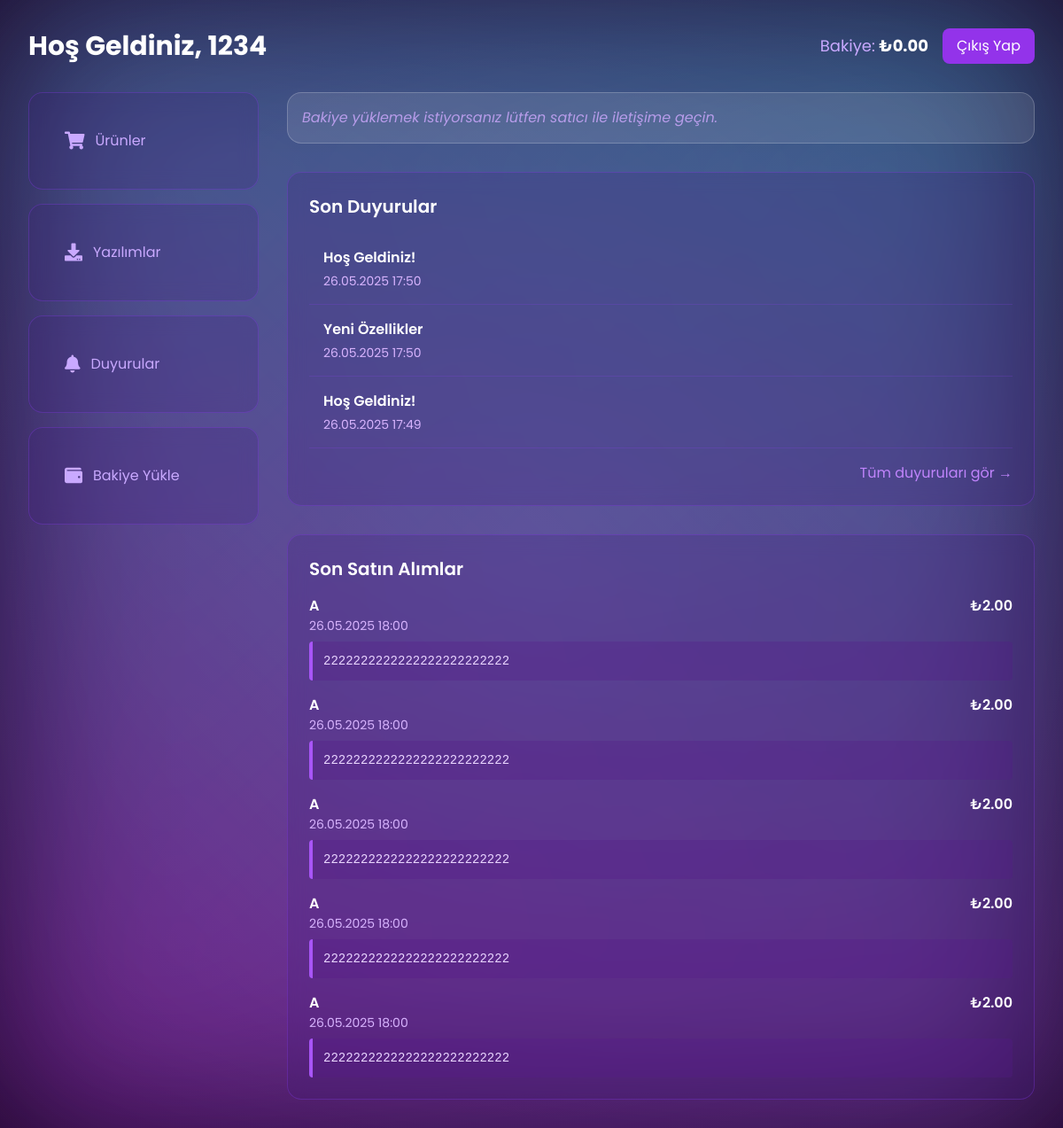
Screenshot of /yeni/user/dashboard.php (signed in) with the database file from the repository.
### tables this page shows
CREATE TABLE users (id INTEGER PRIMARY KEY AUTOINCREMENT, username TEXT NOT NULL UNIQUE, email TEXT NOT NULL UNIQUE, password TEXT NOT NULL, balance DECIMAL(10,2) DEFAULT 0.00, is_admin INTEGER DEFAULT 0, is_banned INTEGER DEFAULT 0, created_at DATETIME DEFAULT CURRENT_TIMESTAMP);

CREATE TABLE announcements (
    id INTEGER PRIMARY KEY AUTOINCREMENT,
    title TEXT NOT NULL,
    content TEXT NOT NULL,
    created_at DATETIME DEFAULT CURRENT_TIMESTAMP
);

CREATE TABLE purchases (
    id INTEGER PRIMARY KEY AUTOINCREMENT,
    user_id INTEGER NOT NULL,
    product_id INTEGER NOT NULL,
    price DECIMAL(10,2) NOT NULL,
    status TEXT NOT NULL,
    created_at DATETIME DEFAULT CURRENT_TIMESTAMP,
    FOREIGN KEY (user_id) REFERENCES users(id),
    FOREIGN KEY (product_id) REFERENCES products(id)
);

CREATE TABLE products (
    id INTEGER PRIMARY KEY AUTOINCREMENT,
    name TEXT NOT NULL,
    description TEXT,
    price DECIMAL(10,2) NOT NULL,
    image_url TEXT,
    announcement_msg TEXT DEFAULT NULL,
    created_at DATETIME DEFAULT CURRENT_TIMESTAMP
);

### yeni/user/dashboard.php (the view, shortened to what this page needs)
<?php
require_once '../config.php';
$username = $_SESSION['username'];
$stmt = $conn->prepare("SELECT balance FROM users WHERE id = ?");
$stmt->execute([$_SESSION['user_id']]);
$balance = $stmt->fetch(PDO::FETCH_ASSOC)['balance'];
$stmt = $conn->query("SELECT * FROM announcements ORDER BY created_at DESC LIMIT 3");
$announcements = $stmt->fetchAll(PDO::FETCH_ASSOC);
$stmt = $conn->prepare("
    SELECT p.*, pr.name as product_name, pr.announcement_msg
    FROM purchases p
    JOIN products pr ON p.product_id = pr.id
    WHERE p.user_id = ?
    ORDER BY p.created_at DESC
    LIMIT 5
");
$stmt->execute([$_SESSION['user_id']]);
$purchases = $stmt->fetchAll(PDO::FETCH_ASSOC);
?>
<!DOCTYPE html>
<html lang="tr">
<head>
    <script src="https://cdn.tailwindcss.com"></script>
    <link
      rel="stylesheet"
      href="https://cdnjs.cloudflare.com/ajax/libs/font-awesome/5.15.4/css/all.min.css"
    />
</head>
<body class="p-8">
    <div class="aurora-container">
        <div class="aurora aurora-1"></div>
        <div class="aurora aurora-2"></div>
    </div>
    <div class="max-w-7xl mx-auto relative z-10">
        <div class="flex justify-between items-center mb-8">
            <h1 class="text-3xl font-bold text-white">
                Hoş Geldiniz, <?php echo htmlspecialchars($username); ?>
            </h1>
            <div class="flex items-center gap-4">
                <span class="text-lg">
                    Bakiye: <span class="font-bold text-white">₺<?php echo number_format($balance, 2); ?></span>
                </span>
                <a href="../logout.php" class="bg-purple-600 hover:bg-purple-700 text-white px-4 py-2 rounded-lg transition">
                    Çıkış Yap
                </a>
            </div>
        </div>
        <div class="grid grid-cols-1 md:grid-cols-4 gap-8">
            <div class="space-y-4">
                <a href="products.php" class="dashboard-card block">
                    <div class="nav-link">
                        <i class="fas fa-shopping-cart text-xl"></i>
                        <span>Ürünler</span>
                    </div>
                </a>
                <a href="software.php" class="dashboard-card block">
                    <div class="nav-link">
                        <i class="fas fa-download text-xl"></i>
                        <span>Yazılımlar</span>
                    </div>
                </a>
                <a href="announcements.php" class="dashboard-card block">
                    <div class="nav-link">
                        <i class="fas fa-bell text-xl"></i>
                        <span>Duyurular</span>
                    </div>
                </a>
                <a href="balance.php" class="dashboard-card block">
                    <div class="nav-link">
                        <i class="fas fa-wallet text-xl"></i>
                        <span>Bakiye Yükle</span>
                    </div>
                </a>
            </div>
            <div class="md:col-span-3 space-y-8">
                <div class="balance-message">
                    Bakiye yüklemek istiyorsanız lütfen satıcı ile iletişime geçin.
                </div>
                <div class="dashboard-card">
                    <h2 class="text-xl font-semibold text-white mb-4">Son Duyurular</h2>
                    <?php if (empty($announcements)): ?>
                        <p class="text-center text-purple-300 py-4">
                            Henüz hiç duyuru yok.
                        </p>
                    <?php else: ?>
                        <?php foreach ($announcements as $announcement): ?>
                            <div class="announcement-item">
                                <h3 class="font-semibold text-white">
                                    <?php echo htmlspecialchars($announcement['title']); ?>
                                </h3>
                                <p class="text-sm text-purple-300 mt-1">
                                    <?php echo date('d.m.Y H:i', strtotime($announcement['created_at'])); ?>
                                </p>
                            </div>
                        <?php endforeach; ?>
                        <div class="mt-4 text-right">
                            <a href="announcements.php" class="text-purple-400 hover:text-purple-300">
                                Tüm duyuruları gör →
                            </a>
                        </div>
                    <?php endif; ?>
                </div>
                <div class="dashboard-card">
                    <h2 class="text-xl font-semibold text-white mb-4">Son Satın Alımlar</h2>
                    <?php if (empty($purchases)): ?>
                        <p class="text-center text-purple-300 py-4">
                            Henüz hiç satın alım yapmadınız.
                        </p>
                    <?php else: ?>
                        <div class="space-y-4">
                            <?php foreach ($purchases as $purchase): ?>
                                <div class="flex justify-between items-center">
                                    <div class="w-full">
                                        <div class="flex justify-between items-start">
                                            <div>
                                                <h3 class="font-semibold text-white">
                                                    <?php echo htmlspecialchars($purchase['product_name']); ?>
                                                </h3>
                                                <p class="text-sm text-purple-300">
                                                    <?php echo date('d.m.Y H:i', strtotime($purchase['created_at'])); ?>
                                                </p>
                                            </div>
                                            <span class="font-semibold text-white">
                                                ₺<?php echo number_format($purchase['price'], 2); ?>
                                            </span>
                                        </div>
                                        <?php if (!empty($purchase['announcement_msg'])): ?>
                                            <div class="mt-2 p-3 bg-purple-900/30 border-l-4 border-purple-500 rounded">
                                                <p class="text-sm text-purple-200 font-mono">
                                                    <?php echo nl2br(htmlspecialchars($purchase['announcement_msg'])); ?>
                                                </p>
                                            </div>
                                        <?php endif; ?>
                                    </div>
                                </div>
                            <?php endforeach; ?>
                        </div>
                    <?php endif; ?>
                </div>
            </div>
        </div>
    </div>
</body>
</html>

### yeni/user/dashboard.php (style rules this page uses)
body { font-family: "Poppins", sans-serif; background-color: #1a0527; min-height: 100vh; color: #c9a9ff; position: relative; overflow-x: hidden; }
.aurora-container { position: fixed; inset: 0; z-index: 0; overflow: hidden; background: radial-gradient(circle at 50% 50%, #2d1b4e, #1a0527); }
.aurora { position: absolute; width: 100%; height: 100%; filter: blur(100px); mix-blend-mode: screen; animation: aurora-movement 20s ease infinite alternate; }
.aurora-1 { background: linear-gradient(45deg, #ff00ff, #00ffff); opacity: 0.3; }
.aurora-2 { background: linear-gradient(-45deg, #ff00ff, #00ffff); opacity: 0.2; }
.dashboard-card { background: rgba(63, 26, 122, 0.2); border: 1px solid rgba(138, 63, 242, 0.3); border-radius: 1rem; padding: 1.5rem; backdrop-filter: blur(10px); transition: all 0.3s ease; }
.nav-link { display: flex; align-items: center; gap: 0.75rem; padding: 1rem; color: #c9a9ff; border-radius: 0.5rem; transition: all 0.3s ease; }
.announcement-item { padding: 1rem; border-bottom: 1px solid rgba(138, 63, 242, 0.2); }
.balance-message { background: rgba(255, 255, 255, 0.1); border: 1px solid rgba(255, 255, 255, 0.2); padding: 1rem; border-radius: 1rem; color: #d1aaffcc; margin-bottom: 1rem; font-style: italic; }

### rows the page displays
users: balance "0.00"
announcements: title "Hoş Geldiniz!", created_at "26.05.2025 17:50"
announcements: title "Yeni Özellikler", created_at "26.05.2025 17:50"
announcements: title "Hoş Geldiniz!", created_at "26.05.2025 17:49"
purchases: product.name "A", created_at "26.05.2025 18:00", price "2.00", product.announcement_msg "2222222222222222222222222"
purchases: product.name "A", created_at "26.05.2025 18:00", price "2.00", product.announcement_msg "2222222222222222222222222"
purchases: product.name "A", created_at "26.05.2025 18:00", price "2.00", product.announcement_msg "2222222222222222222222222"
purchases: product.name "A", created_at "26.05.2025 18:00", price "2.00", product.announcement_msg "2222222222222222222222222"
purchases: product.name "A", created_at "26.05.2025 18:00", price "2.00", product.announcement_msg "2222222222222222222222222"

### other values shown
$username "1234"
